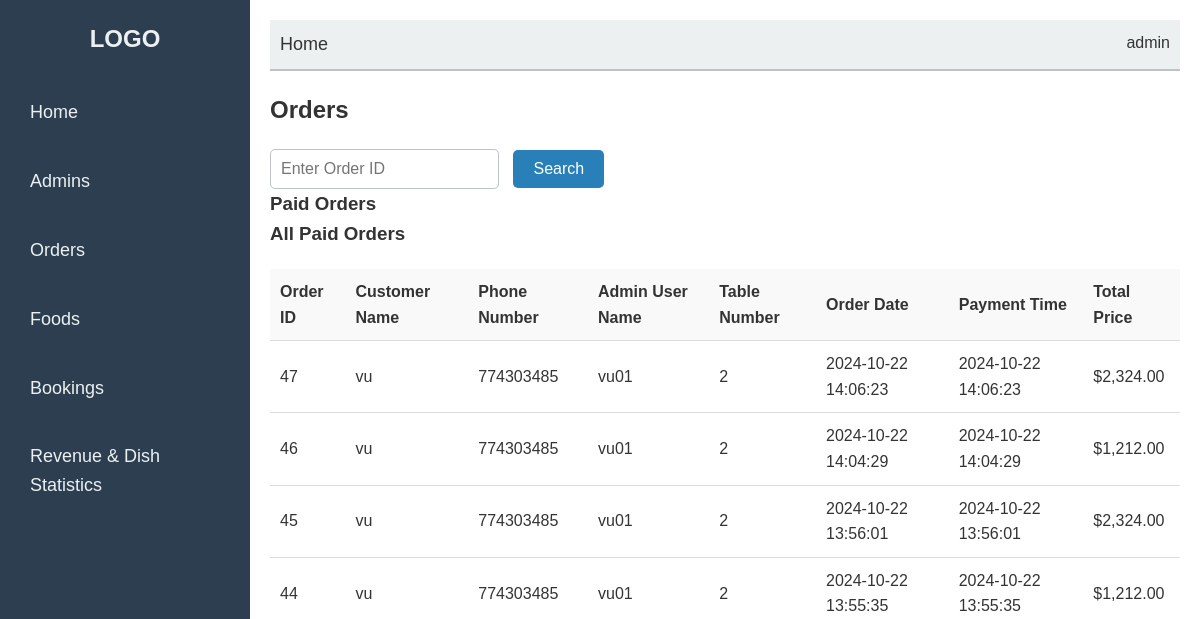
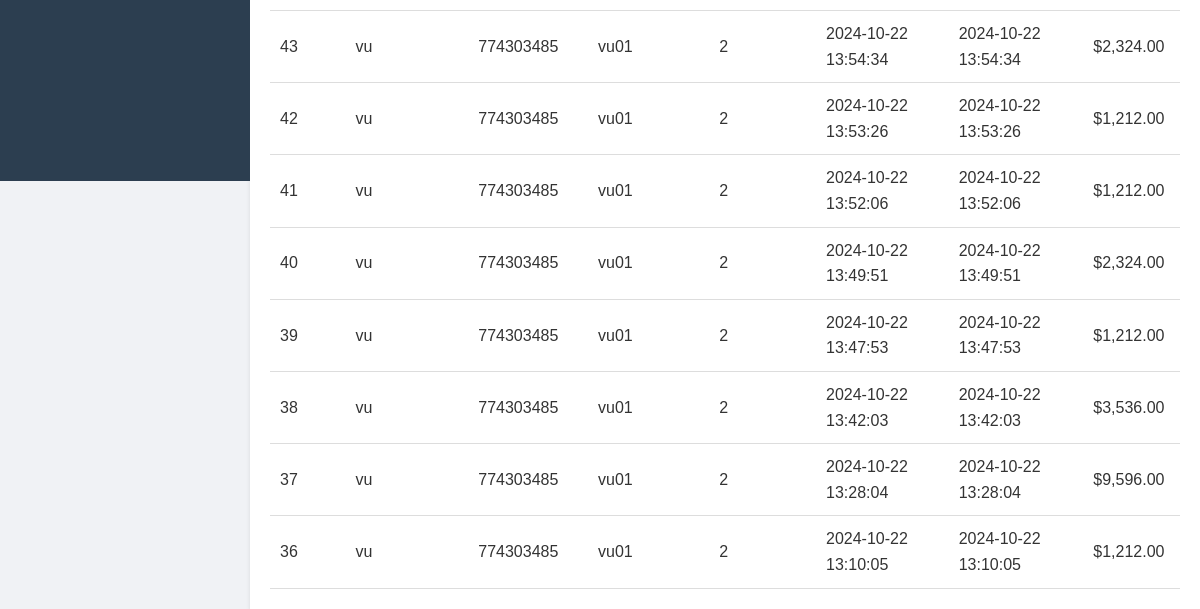
The app's page /admin_interface/orders.php (signed in), older data (2 pictures, top to bottom).
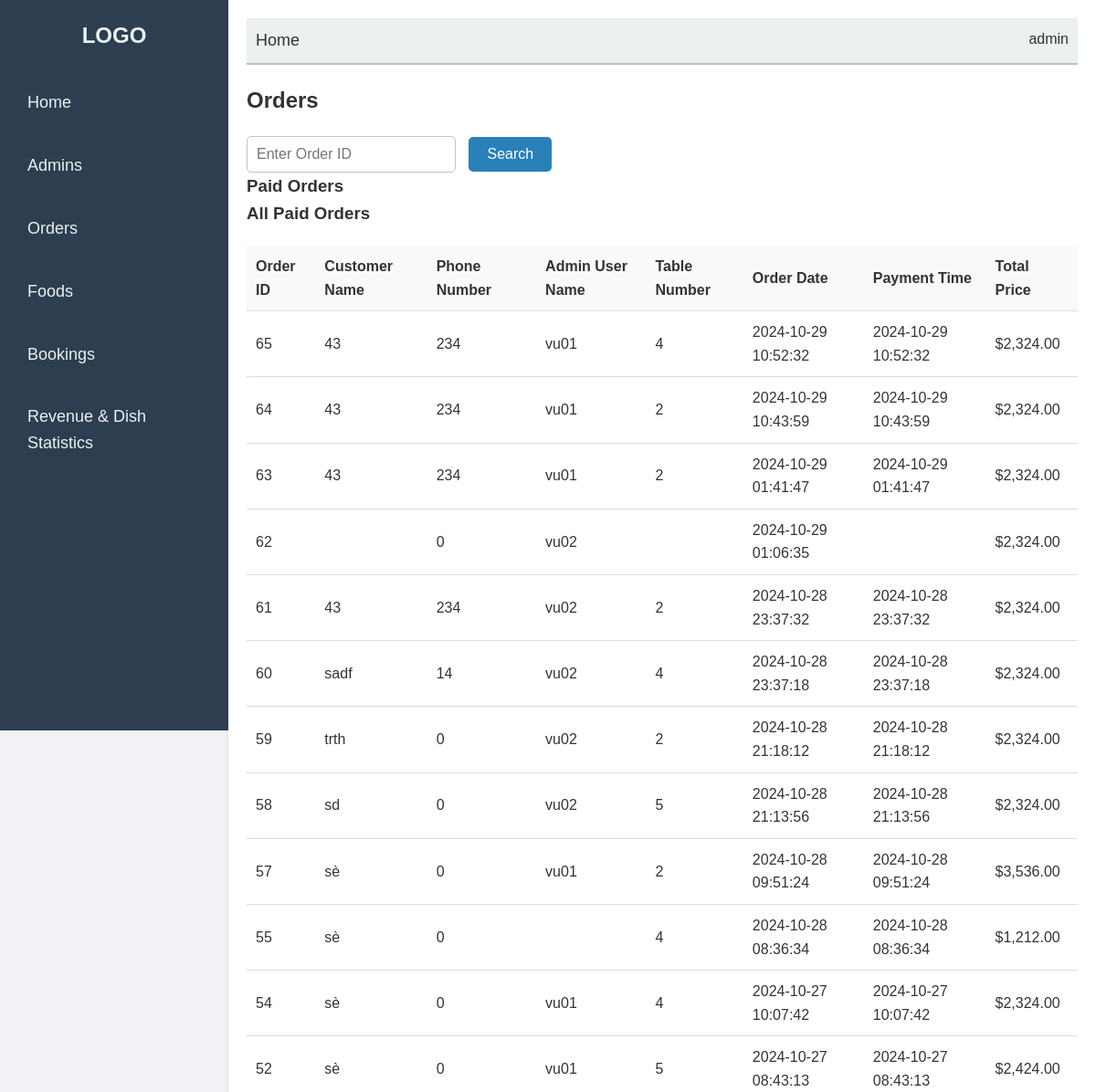
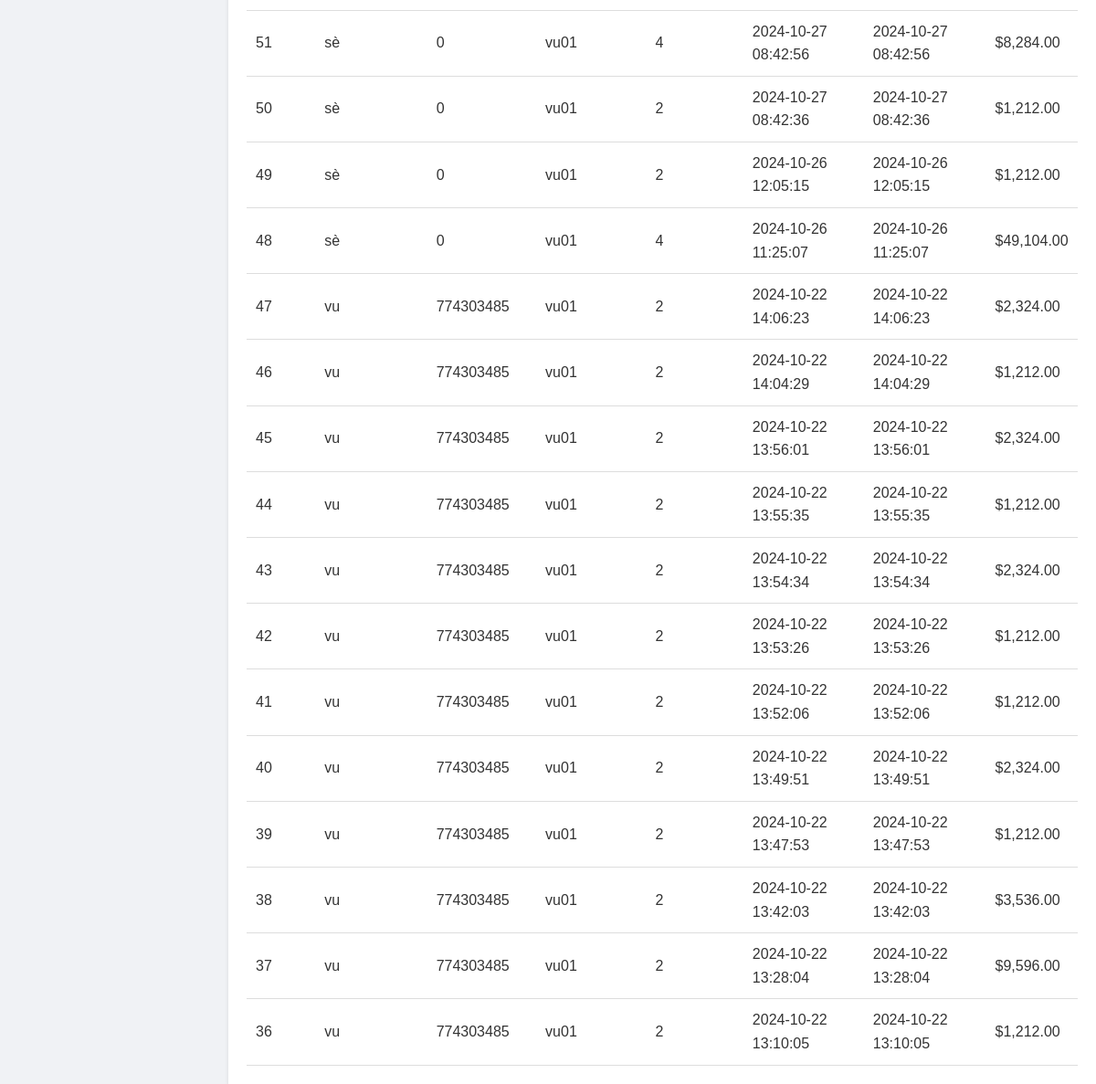
The same page, newer data (2 pictures, top to bottom).
### tables this page shows
CREATE TABLE `orders` (
  `order_id` int(11) NOT NULL,
  `user_id` int(11) DEFAULT NULL,
  `total_price` decimal(10,2) DEFAULT NULL,
  `order_date` datetime DEFAULT NULL,
  `table_id` int(11) DEFAULT NULL,
  `payment_time` datetime DEFAULT NULL,
  `customer_name` varchar(35) NOT NULL,
  `customer_phone` int(11) NOT NULL
);

CREATE TABLE `user` (
  `user_id` int(11) NOT NULL,
  `user_name` varchar(100) NOT NULL,
  `phone_number` int(11) DEFAULT NULL,
  `email` varchar(100) DEFAULT NULL,
  `password` text NOT NULL,
  `role` int(11) NOT NULL
);

CREATE TABLE `restaurant_table` (
  `table_id` int(11) NOT NULL,
  `table_number` int(11) NOT NULL,
  `status` varchar(20) DEFAULT 'empty',
  `user_id` int(11) DEFAULT NULL
);

### admin_interface/orders.php (the view, shortened to what the changed rows need)
<?php
include 'config/config.php';
$searchResult = [];
$sql = "SELECT o.order_id, o.total_price, o.order_date, o.payment_time,
               o.customer_name, u.user_name AS admin_user_name,
               o.customer_phone,
               rt.table_number
        FROM orders o
        LEFT JOIN user u ON o.user_id = u.user_id
        LEFT JOIN restaurant_table rt ON o.table_id = rt.table_id
        ORDER BY o.order_date DESC";
$stmt = $mysqli->prepare($sql);
$stmt->execute();
$result = $stmt->get_result();
$paidOrders = [];
while ($row = $result->fetch_assoc()) {
    $paidOrders[$row['order_id']] = [
        'total_price' => $row['total_price'],
        'order_date' => $row['order_date'],
        'payment_time' => $row['payment_time'],
        'customer_name' => $row['customer_name'],
        'customer_phone' => $row['customer_phone'],
        'admin_user_name' => $row['admin_user_name'],
        'table_number' => $row['table_number']
    ];
}
?>
<!DOCTYPE html>
<html lang="en">
<head>
    <link rel="stylesheet" href="orders.css">
</head>
<body>
    <div class="sidebar">
        <h2>LOGO</h2>
    </div>
    <div class="main-content">
        <div class="orders-section">
            <h2>Orders</h2>
            <?php if (!empty($searchResult)): ?>
                <h3>Order ID: <?php echo htmlspecialchars($searchResult['order_id']); ?></h3>
                <p>Customer Name: <?php echo htmlspecialchars($searchResult['customer_name']); ?></p>
                <p>Phone: <?php echo htmlspecialchars($searchResult['customer_phone']); ?></p>
                <p>Ca: <?php echo htmlspecialchars($searchResult['admin_user_name']); ?></p>
                <p>Table Number: <?php echo htmlspecialchars($searchResult['table_number']); ?></p>
                <p>Order Date: <?php echo htmlspecialchars($searchResult['order_date']); ?></p>
                <p>Payment Time: <?php echo htmlspecialchars($searchResult['payment_time']); ?></p>
                <p>Total Price: $<?php echo number_format($searchResult['total_price'], 2); ?></p>
                <table>
                    <thead>
                        <tr>
                            <th>Dish Name</th>
                            <th>Quantity</th>
                            <th>Price</th>
                        </tr>
                    </thead>
                    <tbody>
                        <?php if (!empty($searchResult['items'])): ?>
                            <?php foreach ($searchResult['items'] as $item): ?>
                            <tr>
                                <td><?php echo htmlspecialchars($item['dish_name']); ?></td>
                                <td><?php echo htmlspecialchars($item['quantity']); ?></td>
                                <td>$<?php echo number_format($item['price'], 2); ?></td>
                            </tr>
                            <?php endforeach; ?>
                        <?php else: ?>
                            <tr>
                                <td colspan="3">No items found for this order.</td>
                            </tr>
                        <?php endif; ?>
                    </tbody>
                </table>
            <?php else: ?>
                <?php if (!empty($paidOrders)): ?>
                    <table>
                        <thead>
                            <tr>
                                <th>Order ID</th>
                                <th>Customer Name</th>
                                <th>Phone Number</th>
                                <th>Admin User Name</th>
                                <th>Table Number</th>
                                <th>Order Date</th>
                                <th>Payment Time</th>
                                <th>Total Price</th>
                            </tr>
                        </thead>
                        <tbody>
                            <?php foreach ($paidOrders as $id => $order): ?>
                            <tr>
                                <td><?php echo htmlspecialchars($id); ?></td>
                                <td><?php echo htmlspecialchars($order['customer_name']); ?></td>
                                <td><?php echo htmlspecialchars($order['customer_phone']); ?></td>
                                <td><?php echo htmlspecialchars($order['admin_user_name']); ?></td>
                                <td><?php echo htmlspecialchars($order['table_number']); ?></td>
                                <td><?php echo htmlspecialchars($order['order_date']); ?></td>
                                <td><?php echo htmlspecialchars($order['payment_time']); ?></td>
                                <td>$<?php echo number_format($order['total_price'], 2); ?></td>
                            </tr>
                            <?php endforeach; ?>
                        </tbody>
                    </table>
                <?php else: ?>
                    <p>No paid orders found.</p>
                <?php endif; ?>
            <?php endif; ?>
        </div>
    </div>
</body>
</html>

Row changes from the older to the newer data that the page shows:
added orders: id "65", customer_name "43", customer_phone "234", user.user_name "vu01", table.table_number "4", order_date "2024-10-29 10:52:32", payment_time "2024-10-29 10:52:32", total_price "2,324.00"
added orders: id "64", customer_name "43", customer_phone "234", user.user_name "vu01", table.table_number "2", order_date "2024-10-29 10:43:59", payment_time "2024-10-29 10:43:59", total_price "2,324.00"
added orders: id "63", customer_name "43", customer_phone "234", user.user_name "vu01", table.table_number "2", order_date "2024-10-29 01:41:47", payment_time "2024-10-29 01:41:47", total_price "2,324.00"
added orders: id "62", customer_phone "0", user.user_name "vu02", order_date "2024-10-29 01:06:35", total_price "2,324.00"
added orders: id "61", customer_name "43", customer_phone "234", user.user_name "vu02", table.table_number "2", order_date "2024-10-28 23:37:32", payment_time "2024-10-28 23:37:32", total_price "2,324.00"
added orders: id "60", customer_name "sadf", customer_phone "14", user.user_name "vu02", table.table_number "4", order_date "2024-10-28 23:37:18", payment_time "2024-10-28 23:37:18", total_price "2,324.00"
added orders: id "59", customer_name "trth", customer_phone "0", user.user_name "vu02", table.table_number "2", order_date "2024-10-28 21:18:12", payment_time "2024-10-28 21:18:12", total_price "2,324.00"
added orders: id "58", customer_name "sd", customer_phone "0", user.user_name "vu02", table.table_number "5", order_date "2024-10-28 21:13:56", payment_time "2024-10-28 21:13:56", total_price "2,324.00"
added orders: id "57", customer_name "sè", customer_phone "0", user.user_name "vu01", table.table_number "2", order_date "2024-10-28 09:51:24", payment_time "2024-10-28 09:51:24", total_price "3,536.00"
added orders: id "55", customer_name "sè", customer_phone "0", table.table_number "4", order_date "2024-10-28 08:36:34", payment_time "2024-10-28 08:36:34", total_price "1,212.00"
added orders: id "54", customer_name "sè", customer_phone "0", user.user_name "vu01", table.table_number "4", order_date "2024-10-27 10:07:42", payment_time "2024-10-27 10:07:42", total_price "2,324.00"
added orders: id "52", customer_name "sè", customer_phone "0", user.user_name "vu01", table.table_number "5", order_date "2024-10-27 08:43:13", payment_time "2024-10-27 08:43:13", total_price "2,424.00"
added orders: id "51", customer_name "sè", customer_phone "0", user.user_name "vu01", table.table_number "4", order_date "2024-10-27 08:42:56", payment_time "2024-10-27 08:42:56", total_price "8,284.00"
added orders: id "50", customer_name "sè", customer_phone "0", user.user_name "vu01", table.table_number "2", order_date "2024-10-27 08:42:36", payment_time "2024-10-27 08:42:36", total_price "1,212.00"
added orders: id "49", customer_name "sè", customer_phone "0", user.user_name "vu01", table.table_number "2", order_date "2024-10-26 12:05:15", payment_time "2024-10-26 12:05:15", total_price "1,212.00"
added orders: id "48", customer_name "sè", customer_phone "0", user.user_name "vu01", table.table_number "4", order_date "2024-10-26 11:25:07", payment_time "2024-10-26 11:25:07", total_price "49,104.00"
